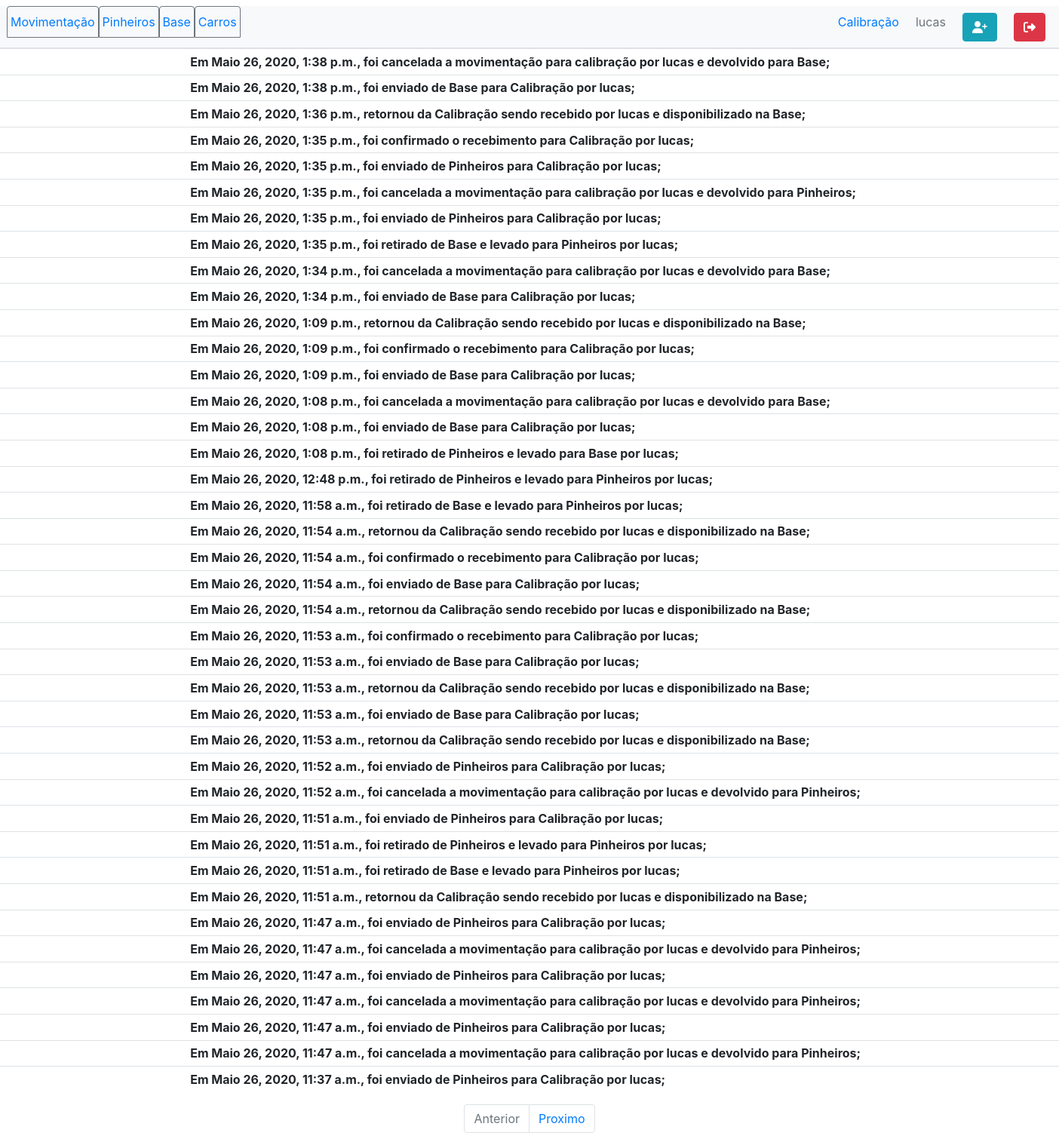
/log/1/ (signed in), run on the app's committed database.
### CdC/models/place.py (models this page shows)
class Place(models.Model):
    name = models.CharField(max_length=30, blank=False, null=False)
    viewName=models.CharField(max_length=30, blank=False, null=False)
    def __str__(self):
        return self.name

### CdC/models/logs.py (models this page shows)
class Log(models.Model):
    code = models.IntegerField()
    type_of_log=models.IntegerField()
    origin = models.ForeignKey(Place, on_delete=models.CASCADE, related_name="OrigemLog")
    destiny = models.ForeignKey(Place, on_delete=models.CASCADE, related_name="DestinoLog")
    date = models.DateTimeField(auto_now_add=True)
    responsible = models.ForeignKey(User, on_delete=models.CASCADE)

### CdC/views/log.py (the view)
# urls.py: path('log/<int:equipment>/', LogEquipView.as_view()),
class LogEquipView(PermissionRequiredMixin, View):
	template_name = "login.html"
	permission_required = 'CdC.can_move'
	def get(self, request, equipment, *args, **kwargs):
		logs = (Log.objects.all().filter(code=equipment)).order_by("-date")
		page = request.GET.get('page',1)
		paginator = Paginator(logs, 40)
		try:
			logs_pag = paginator.page(page)
		except PageNotAnInteger:
			logs_pag = paginator.page(1)
		except EmptyPage:
			logs_pag = paginator.page(paginator.num_pages)
		context = {
			"logs":logs_pag,
			"places":Place.objects.all()
			}
		return render(request, 'log.html', context)

### CdC/templates/log.html
{% extends 'base.html' %}
{% block content %}
	<table class="table table-sm">
  <tbody>
  	{% for log in logs %}
  	{% if log.type_of_log == 1 %}
    <tr>
      <th class="text-justify" scope="row"><div class="col offset-2">Em {{ log.date }}, foi retirado de {{ log.origin }} e levado para {{ log.destiny }} por {{ log.responsible }};</div>
      </th>
    </tr>
    {% elif log.type_of_log == 2 %}
    <tr>
      <th class="text-justify" scope="row"><div class="col offset-2">Em {{ log.date }}, foi enviado de {{ log.origin }} para Calibração por {{ log.responsible }};</div></th>
    </tr>
    {% elif log.type_of_log == 3 %}
    <tr>
      <th class="text-justify" scope="row"><div class="col offset-2">Em {{ log.date }}, foi confirmado o recebimento para Calibração por {{ log.responsible }};</div></th>
    </tr>
    {% elif log.type_of_log == 4 %}
    <tr>
      <th class="text-justify" scope="row"><div class="col offset-2">Em {{ log.date }},  retornou da Calibração sendo recebido por {{ log.responsible }} e disponibilizado na Base;</div></th>
    </tr>
    {% elif log.type_of_log == 5 %}
    <tr>
      <th class="text-justify" scope="row"><div class="col offset-2">Em {{ log.date }}, foi cancelada a movimentação para calibração por {{ log.responsible }} e devolvido para {{ log.destiny }};</div></th>
    </tr>
    {% endif %}
    {% endfor %}
  </tbody>
</table>
  {% if logs.has_other_pages %}
  <nav aria-label="Page navigation example">
    <ul class="pagination justify-content-center">
      {% if logs.has_previous %}
      <li class="page-item">
        <a class="page-link" href="?page={{ logs.previous_page_number }}">Anterior</a>
      </li>
      {% else %}
      <li class="page-item disabled">
        <a class="page-link" href="#">Anterior</a>
      </li>
      {% endif %}
      {% if logs.has_next %}
        <li class="page-item">
        <a class="page-link" href="?page={{ logs.next_page_number }}">Proximo</a>
        </li>
      {% else %}
        <li class="page-item disabled">
        <a class="page-link" href="">Proximo</a>
      </li>
      {% endif %}
    </ul>
  </nav>
{% endif %}
{% endblock %}

### CdC/templates/base.html (shortened to what this page needs)
{% load static %}
<!doctype html>
<html lang="pt-br">
<head>
    <link rel="stylesheet" href="https://stackpath.bootstrapcdn.com/bootstrap/4.4.1/css/bootstrap.min.css"
>
    <link rel="stylesheet" href="{% static 'css/base.css' %}">
</head>
<body>
    <div class="row">
            <ul class="pl-4 d-flex nav nav-tabs mt-2 bg-light justify-content-between w-100">
                <div class="d-flex ">
                    <li class="nav-item">
                        <a class="pl-1 pr-1 nav-link border-secondary {% if where == 'move' %} active bg-info text-white font-italic{% endif %}"
                            href="{% url 'move' %}">Movimentação</a>
                    </li>
                    {% for place in places %}
                    <li class="nav-item">
                        <a class="pl-1 pr-1 nav-link border-secondary {% if where == place.name %} active bg-info text-white font-italic{% endif %}" href="/equipment/{{ place.name }}">{{ place.name }}</a>
                    </li>
                    {% endfor %}
                    <li class="nav-item">
                        <a class=" pl-1 pr-1 nav-link border-secondary {% if where == 'cars' %} active bg-info text-white font-italic{% endif %}" href="/CARS">Carros</a>
                    </li>
                </div>
                <div class="d-flex pr-3">
                    {% if perms.CdC.can_receive %}
                    <li class="nav-item">
                        <a class="nav-link pl-1 pr-1{% if where == 'Calibration' %} active bg-info text-white font-italic{% endif %}"
                            href="/Calibration">Calibração</a>
                    </li>
                    {% endif %}
                    <li class="nav-item">
                        <a class="nav-link disabled" href="#" tabindex="-1" aria-disabled="true">{{ user.username }}</a>
                    </li>
                    {% if perms.CdC.can_see_log %}
                    <li class="nav-item">
                        <a class="nav-link pl-1 pr-1 {% if where == 'add_user' %} active bg-info text-white font-italic{% endif %}" href="/user/adduser/"><button
                                class="btn btn-info"><i class="fas fa-user-plus"></i></button></a>
                    </li>
                    {% endif %}
                    <li class="nav-item">
                        <a class="nav-link" href="{% url 'logout' %}"><button class="btn btn-danger"><i
                                    class="fas fa-sign-out-alt"></i></button></a>
                    </li>
                </div>
            </ul>
    </div>
    {% block content %}{% endblock content %}
</body>
</html>

### data on the page
Place: name "Pinheiros"
Place: name "Base"
Log: date "Maio 26, 2020, 1:38 p.m.", responsible "lucas", destiny "Base"
Log: date "Maio 26, 2020, 1:38 p.m.", origin "Base", responsible "lucas"
Log: date "Maio 26, 2020, 1:36 p.m.", responsible "lucas"
Log: date "Maio 26, 2020, 1:35 p.m.", responsible "lucas"
Log: date "Maio 26, 2020, 1:35 p.m.", origin "Pinheiros", responsible "lucas"
Log: date "Maio 26, 2020, 1:35 p.m.", responsible "lucas", destiny "Pinheiros"
Log: date "Maio 26, 2020, 1:35 p.m.", origin "Pinheiros", responsible "lucas"
Log: date "Maio 26, 2020, 1:35 p.m.", origin "Base", destiny "Pinheiros", responsible "lucas"
Log: date "Maio 26, 2020, 1:34 p.m.", responsible "lucas", destiny "Base"
Log: date "Maio 26, 2020, 1:34 p.m.", origin "Base", responsible "lucas"
Log: date "Maio 26, 2020, 1:09 p.m.", responsible "lucas"
Log: date "Maio 26, 2020, 1:09 p.m.", responsible "lucas"
Log: date "Maio 26, 2020, 1:09 p.m.", origin "Base", responsible "lucas"
Log: date "Maio 26, 2020, 1:08 p.m.", responsible "lucas", destiny "Base"
Log: date "Maio 26, 2020, 1:08 p.m.", origin "Base", responsible "lucas"
Log: date "Maio 26, 2020, 1:08 p.m.", origin "Pinheiros", destiny "Base", responsible "lucas"
Log: date "Maio 26, 2020, 12:48 p.m.", origin "Pinheiros", destiny "Pinheiros", responsible "lucas"
Log: date "Maio 26, 2020, 11:58 a.m.", origin "Base", destiny "Pinheiros", responsible "lucas"
Log: date "Maio 26, 2020, 11:54 a.m.", responsible "lucas"
Log: date "Maio 26, 2020, 11:54 a.m.", responsible "lucas"
Log: date "Maio 26, 2020, 11:54 a.m.", origin "Base", responsible "lucas"
Log: date "Maio 26, 2020, 11:54 a.m.", responsible "lucas"
Log: date "Maio 26, 2020, 11:53 a.m.", responsible "lucas"
Log: date "Maio 26, 2020, 11:53 a.m.", origin "Base", responsible "lucas"
Log: date "Maio 26, 2020, 11:53 a.m.", responsible "lucas"
Log: date "Maio 26, 2020, 11:53 a.m.", origin "Base", responsible "lucas"
Log: date "Maio 26, 2020, 11:53 a.m.", responsible "lucas"
Log: date "Maio 26, 2020, 11:52 a.m.", origin "Pinheiros", responsible "lucas"
Log: date "Maio 26, 2020, 11:52 a.m.", responsible "lucas", destiny "Pinheiros"
Log: date "Maio 26, 2020, 11:51 a.m.", origin "Pinheiros", responsible "lucas"
Log: date "Maio 26, 2020, 11:51 a.m.", origin "Pinheiros", destiny "Pinheiros", responsible "lucas"
Log: date "Maio 26, 2020, 11:51 a.m.", origin "Base", destiny "Pinheiros", responsible "lucas"
Log: date "Maio 26, 2020, 11:51 a.m.", responsible "lucas"
Log: date "Maio 26, 2020, 11:47 a.m.", origin "Pinheiros", responsible "lucas"
Log: date "Maio 26, 2020, 11:47 a.m.", responsible "lucas", destiny "Pinheiros"
Log: date "Maio 26, 2020, 11:47 a.m.", origin "Pinheiros", responsible "lucas"
Log: date "Maio 26, 2020, 11:47 a.m.", responsible "lucas", destiny "Pinheiros"
Log: date "Maio 26, 2020, 11:47 a.m.", origin "Pinheiros", responsible "lucas"
Log: date "Maio 26, 2020, 11:47 a.m.", responsible "lucas", destiny "Pinheiros"
Log: date "Maio 26, 2020, 11:37 a.m.", origin "Pinheiros", responsible "lucas"

### other printed values
{{ user.username }} "lucas"
